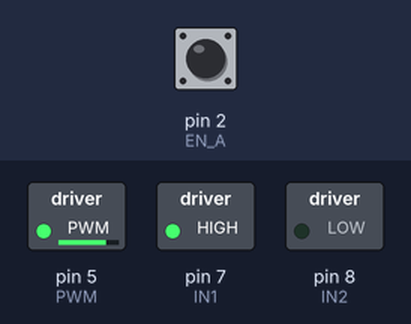
A sketch run on a simulated Arduino Uno, built with avr-gcc and run on an emulated ATmega328P. Parts: switched loads named in the sketch (green lamp = pin HIGH). Inputs (shaded band) come from the test bench; at power-on: pin 2 (EN_A) HIGH. What the sketch prints to the serial monitor is not drawn.

Above: at 0.1 s.
Timing chart, 0 to 1.6 s (numbered marks = the images above):
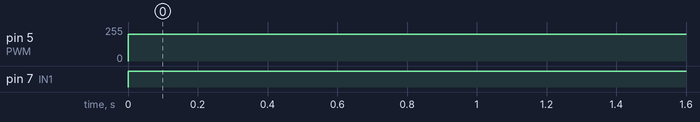

Measured:
- by itself, pin 5 (PWM): 0/255 → 200/255 at 0.00 s
- by itself, pin 7 (IN1): LOW → HIGH at 0.00 s

The sketch:

IsabellaTierneyCode.ino
```cpp
//goal of this code to to determine rpm of encoder
//know that the PPR is 17
//knowing this, record the time every 17 PPR to obtain seconds per revolution

#define IN1 7
#define IN2 8
#define PWM 5
#define EN_A 2
#define EN_B 3

volatile int pulse_count = 0 ;
int current_pulse_count = 0;
int previous_pulse_count = 0;

//Pulses Per Revolution of the motor
const int PPR = 17;

long previousMillis = 0;
long currentMillis = 0;
float time_interval = 0; //
float position_interval = 0;

void setup() {
  Serial.begin(9600); //Set the band rate to your Bluetooth module.
  pinMode(IN1, OUTPUT);
  pinMode(IN2, OUTPUT);
  pinMode(PWM, OUTPUT);
  pinMode(EN_A, INPUT_PULLUP);
  pinMode(EN_B,  INPUT_PULLUP);
  attachInterrupt(digitalPinToInterrupt(EN_A), StartInterruptA, RISING);   // ATTACHING THE INTERRUPT TO ONE OF THE ENCODER PINS TO NEVER MISS A PULSE AND IF GOT A PULSE GOTO FUNCTION StartInterruptA()

}

void loop() {

  //speed of enocoder
  float current_speed = read_speed();

  //target speed
  int target_speed = 10000; //motor rated speed in RPM

  //error
  int e = target_speed - current_speed;

  //motor power
  //float power = e;
  //if(power > 255) {
  //  power = 255;
  //}

  //signal to motor
  motorControl(200, 1);

  Serial.print("Position: ");
  Serial.print(pulse_count);
  Serial.print("  Previous Position: ");
  Serial.print(previous_pulse_count);
  Serial.print("  Position Interval: ");
  Serial.print(position_interval);
  Serial.print("  Time Interval: ");
  Serial.print(time_interval);
  Serial.print("  Current Time: ");
  Serial.print(currentMillis);
  Serial.print("  Current Speed: ");
  Serial.println(current_speed);

}

//interrupt service routine that increments or decrements the position count
//when encoder A produces an interrupt because a rising edge is detected, encoder B is used to determine if the position is moving forward or backwards
void StartInterruptA(){
  int b = digitalRead(EN_B);
  if (b > 0) {
    pulse_count++;
    if(pulse_count%17 == 0) {
      currentMillis = millis();
      time_interval = currentMillis - previousMillis;
      previousMillis = currentMillis;
      position_interval = pulse_count - previous_pulse_count;
      previous_pulse_count = pulse_count;
    }
  }
  else{
    pulse_count--;
  }
}

//function with two arguments; power and dirction
//the value of the power is written to the enable pin of the motor drive using PWM
//direction is used to tell the motor which way to spin
void motorControl(int pwr, int direct) {
  analogWrite(PWM, pwr);
  if (direct == 1) {
    digitalWrite(IN1, HIGH);
    digitalWrite(IN2, LOW);
    }
  else if (direct == -1) {
    digitalWrite(IN1, LOW);
    digitalWrite(IN2, HIGH);
    }
}

//function that determines the speed of the encoder
//when the pulse count = PPR (17 in this case), records the time to complete one revolution
//calculations to determine the RPM from miliseconds per revolution
float read_speed(void) {
  //current_pulse_count = pulse_count;
  float RPM;
    //(RPM = (1/ms)*(60s/min)*(10e3ms/s)
    RPM = (1/time_interval)*60*1e3;
    return RPM;
}
```
